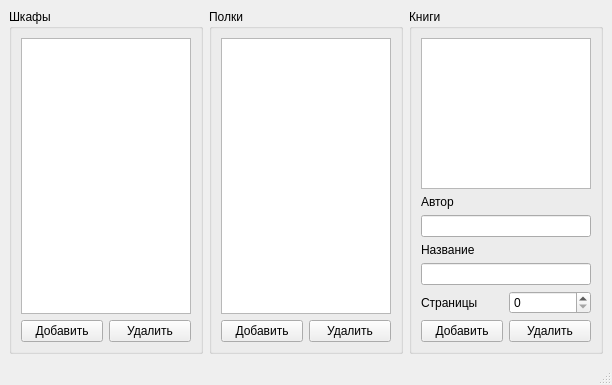
<?xml version="1.0" encoding="UTF-8"?>
<ui version="4.0">
 <class>MainWindow</class>
 <widget class="QMainWindow" name="MainWindow">
  <property name="geometry">
   <rect>
    <x>0</x>
    <y>0</y>
    <width>612</width>
    <height>385</height>
   </rect>
  </property>
  <property name="windowTitle">
   <string>MainWindow</string>
  </property>
  <widget class="QWidget" name="centralwidget">
   <layout class="QHBoxLayout" name="horizontalLayout">
    <item>
     <layout class="QVBoxLayout" name="verticalLayout">
      <item>
       <widget class="QGroupBox" name="groupBox_BShelf">
        <property name="title">
         <string>Шкафы</string>
        </property>
        <layout class="QVBoxLayout" name="verticalLayout_4">
         <item>
          <widget class="QListWidget" name="listWidget_BShelfs"/>
         </item>
         <item>
          <layout class="QHBoxLayout" name="horizontalLayout_2">
           <item>
            <widget class="QPushButton" name="pushButton_addBShelf">
             <property name="text">
              <string>Добавить</string>
             </property>
            </widget>
           </item>
           <item>
            <widget class="QPushButton" name="pushButton_delBShelf">
             <property name="text">
              <string>Удалить</string>
             </property>
            </widget>
           </item>
          </layout>
         </item>
        </layout>
       </widget>
      </item>
     </layout>
    </item>
    <item>
     <layout class="QVBoxLayout" name="verticalLayout_2">
      <item>
       <widget class="QGroupBox" name="groupBox_Shelf">
        <property name="title">
         <string>Полки</string>
        </property>
        <layout class="QVBoxLayout" name="verticalLayout_5">
         <item>
          <widget class="QListWidget" name="listWidget_Shelfs"/>
         </item>
         <item>
          <layout class="QHBoxLayout" name="horizontalLayout_3">
           <item>
            <widget class="QPushButton" name="pushButton_addSelf">
             <property name="text">
              <string>Добавить</string>
             </property>
            </widget>
           </item>
           <item>
            <widget class="QPushButton" name="pushButton_delShelf">
             <property name="text">
              <string>Удалить</string>
             </property>
            </widget>
           </item>
          </layout>
         </item>
        </layout>
       </widget>
      </item>
     </layout>
    </item>
    <item>
     <layout class="QVBoxLayout" name="verticalLayout_3">
      <item>
       <widget class="QGroupBox" name="groupBox_Books">
        <property name="title">
         <string>Книги</string>
        </property>
        <layout class="QVBoxLayout" name="verticalLayout_6">
         <item>
          <widget class="QListWidget" name="listWidget_Books"/>
         </item>
         <item>
          <widget class="QLabel" name="label">
           <property name="text">
            <string>Автор</string>
           </property>
          </widget>
         </item>
         <item>
          <widget class="QLineEdit" name="lineEdit_author"/>
         </item>
         <item>
          <widget class="QLabel" name="label_2">
           <property name="text">
            <string>Название</string>
           </property>
          </widget>
         </item>
         <item>
          <widget class="QLineEdit" name="lineEdit_name"/>
         </item>
         <item>
          <layout class="QHBoxLayout" name="horizontalLayout_4">
           <item>
            <widget class="QLabel" name="label_3">
             <property name="text">
              <string>Страницы</string>
             </property>
            </widget>
           </item>
           <item>
            <widget class="QSpinBox" name="spinBox_pages">
             <property name="maximum">
              <number>5000</number>
             </property>
            </widget>
           </item>
          </layout>
         </item>
         <item>
          <layout class="QHBoxLayout" name="horizontalLayout_5">
           <item>
            <widget class="QPushButton" name="pushButton_addBook">
             <property name="text">
              <string>Добавить</string>
             </property>
            </widget>
           </item>
           <item>
            <widget class="QPushButton" name="pushButton_delBook">
             <property name="text">
              <string>Удалить</string>
             </property>
            </widget>
           </item>
          </layout>
         </item>
        </layout>
       </widget>
      </item>
     </layout>
    </item>
   </layout>
  </widget>
  <widget class="QMenuBar" name="menubar">
   <property name="geometry">
    <rect>
     <x>0</x>
     <y>0</y>
     <width>612</width>
     <height>21</height>
    </rect>
   </property>
  </widget>
  <widget class="QStatusBar" name="statusbar"/>
 </widget>
 <resources/>
 <connections/>
</ui>
